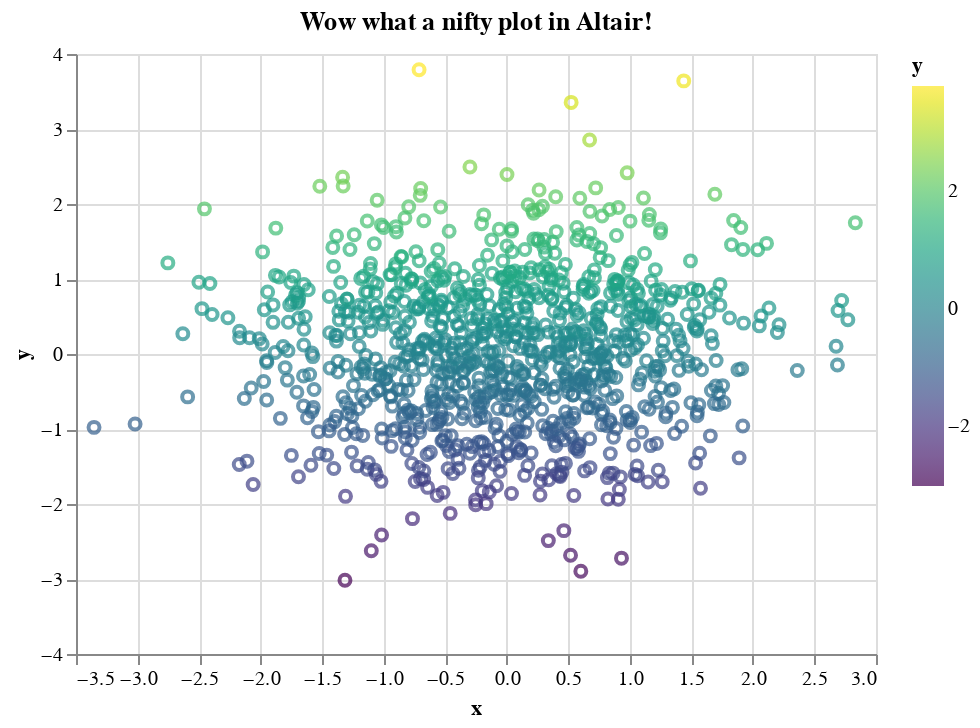

The notebook cell saved with this chart:
### Code cell
alt.Chart(data=df, title=title.format("Altair")).mark_point().encode(
    x='x',
    y='y',
    color=alt.Color('y', scale=alt.Scale(scheme="viridis"))
)

### Figure 1 — Vega-Lite specification as saved in the notebook (floating-point values rounded to 4 significant figures; data arrays with more than 128 entries replaced by an {"elided": "..."} marker saying what was removed)
{"$schema": "https://vega.github.io/schema/vega-lite/v2.6.0.json", "config": {"view": {"height": 300, "width": 400}}, "data": {"name": "data-7864761f490d0e8251ff588576be0c44"}, "datasets": {"data-7864761f490d0e8251ff588576be0c44": {"elided": "1000 records"}}, "encoding": {"color": {"field": "y", "scale": {"scheme": "viridis"}, "type": "quantitative"}, "x": {"field": "x", "type": "quantitative"}, "y": {"field": "y", "type": "quantitative"}}, "mark": "point", "title": "Wow what a nifty plot in Altair!"}
